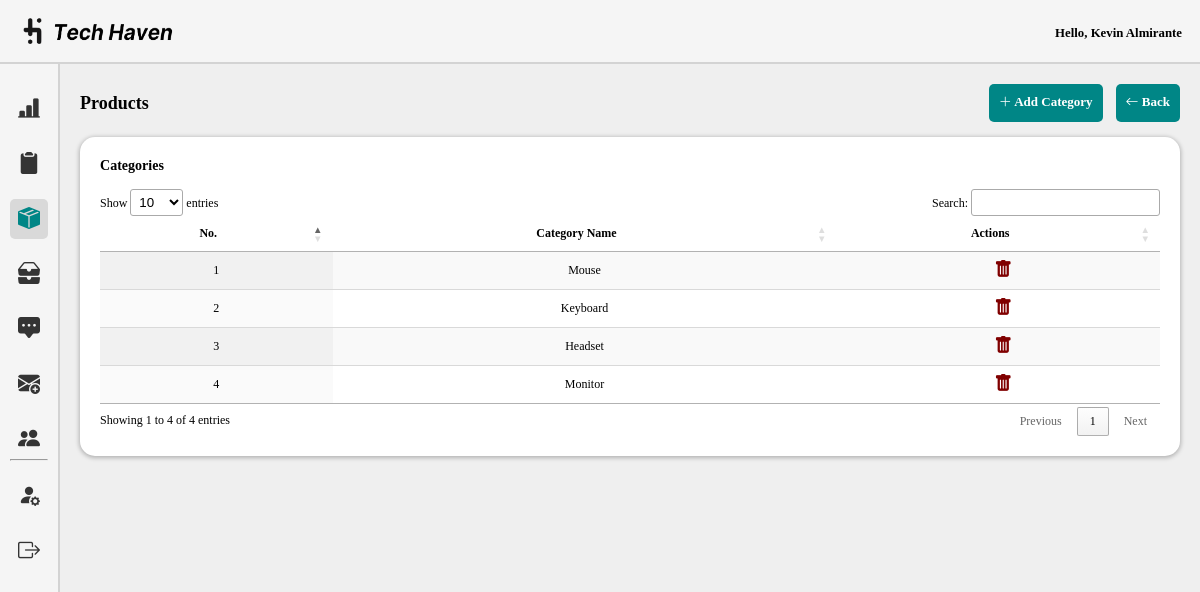
Screenshot of /admin/categories.php (signed in) with the database file from the repository.
### tables this page shows
CREATE TABLE `category` (
  `categoryID` int(50) NOT NULL,
  `name` varchar(250) NOT NULL,
  `date_created` timestamp NOT NULL DEFAULT current_timestamp(),
  `added_by` varchar(250) NOT NULL
);

### admin/categories.php (the view, shortened to what this page needs)
<!DOCTYPE html>
<html lang="en">
<head>
    <link rel="stylesheet" href="css/dashboard.css">
    <link rel="stylesheet" href="../assets/font/inter.css">
    <link rel="stylesheet" href="../node_modules/bootstrap-icons/font/bootstrap-icons.css">
    <link rel="stylesheet" type="text/css" href="https://cdn.datatables.net/1.10.25/css/jquery.dataTables.css">
</head>
<body>
    <header class="nav">
        <div class="nav-left">
            <img src="../assets/img/tech-haven-logo2.png" alt="Tech Haven Logo" id="logo">
        </div>
        <div class="nav-right">
        <p style="font-size: 0.8rem; font-style: normal; margin-top:5px;">
                Hello, <?php echo htmlspecialchars($_SESSION['name']); ?>
        </p>
        </div>
    </header>
    <section class="container">
        <div class="sidebar">
            <ul class="sidebar-list">
                <li class="sidebar-list-item">
                    <a href="dashboard.php" class="sidebar-link tooltip-trigger" data-tooltip="Dashboard">
                          <i class="bi bi-bar-chart-line-fill"></i>
                     </a>
                </li>
                <li class="sidebar-list-item">
                     <a href="orders.php" class="sidebar-link tooltip-trigger" data-tooltip="Orders">
                          <i class="bi bi-clipboard2-fill"></i>
                     </a>
                </li>
                <li class="sidebar-list-item">
                     <a href="products.php" class="sidebar-link tooltip-trigger active" data-tooltip="Products">
                          <i class="bi bi-box-seam-fill"></i>
                     </a>
                </li>
                <li class="sidebar-list-item">
                     <a href="inventory.php" class="sidebar-link tooltip-trigger" data-tooltip="Inventory">
                          <i class="bi bi-inboxes-fill"></i>
                    </a>
                </li>
                <li class="sidebar-list-item">
                     <a href="feedbacks.php" class="sidebar-link tooltip-trigger" data-tooltip="Feedbacks">
                         <i class="bi bi-chat-square-dots-fill"></i>
                     </a>
                </li>
                <li class="sidebar-list-item">
                     <a href="advertisement.php" class="sidebar-link tooltip-trigger" data-tooltip="Messages">
                         <i class="bi bi-envelope-plus-fill"></i>
                     </a>
                </li>
                <li class="sidebar-list-item">
                     <a href="users.php" class="sidebar-link tooltip-trigger" data-tooltip="Users">
                         <i class="bi bi-people-fill"></i>
                     </a>
                </li>
                <hr>
                <li class="sidebar-list-item">
                     <a href="profile.php" class="sidebar-link tooltip-trigger" data-tooltip="Edit Profile">
                         <i class="bi bi-person-fill-gear"></i>
                     </a>
                </li>
                <li class="sidebar-list-item">
                     <a href="logout.php" class="sidebar-link tooltip-trigger" data-tooltip="Logout">
                         <i class="bi bi-box-arrow-right"></i>
                     </a>
                </li>
              </ul>
          </div>
     <div class="dashboard-content">
    <div class="heading-container">
        <h1>Products</h1>
            <div class="heading-buttons">
                <a href="#" class="button-link" onclick="openNewCatWindow()"><i class="bi bi-plus-lg"></i> Add Category</a>
                <a href="products.php" class="button-link"><i class="bi bi-arrow-left"></i> Back</a>
            </div>
        </div><br>
        <div class = "wrapper-dashboard">
        <h3>Categories</h3><br>
       <table id="example" class="display" style="width:100%">
            <thead>
                <tr>
                    <th>No.</th>
                    <th>Category Name</th>
                    <th>Actions</th>
                </tr>
            </thead>
            <tbody>
                <?php
                $servername = "localhost";
                $username = "root";
                $password = "";
                $dbname = "th_db";
                $conn = new mysqli($servername, $username, $password, $dbname);
                $sql = "SELECT categoryID, name, date_created, added_by FROM category";
                $result = $conn->query($sql);
                if ($result->num_rows > 0) {
                    $counter = 1;
                    while($row = $result->fetch_assoc()) {
                        echo "<tr>";
                        echo "<td>" . $counter . "</td>";
                        echo "<td>" . $row["name"] . "</td>";
                        echo "<td>";
                        echo "<a href='#' class='bi bi-trash-fill delete-btn' data-id='" . $row["categoryID"] . "' title='Delete' style='margin-left: 10px;color:maroon;font-size:18px;'></a>";
                        echo "</td>";
                        echo "</tr>";
                        $counter++;
                    }
                } else {
                    echo "<tr><td colspan='3'>No results found</td></tr>";
                }
                ?>
            </tbody>
        </table>
        </div>
    </div>
    </section>
</body>
</html>

### admin/css/dashboard.css (style rules this page uses)
* { margin: 0; box-sizing: border-box; padding: 0; }
:root { --lightColor: #F5F5F5; --shadedColor: #E7E7E7; --darkModeNav: #292929; --darkBody: #5C5C5C; }
.nav { background: var(--lightColor); display: flex; justify-content: space-between; align-items: center; height: 4rem; font: italic 600 20px/normal 'Inter'; box-shadow: 0px 2px 2px 0px rgba(0, 0, 0, 0.25); border-bottom: 2px solid #D3D3D3; }
.nav img { width: 150px; margin-left: 15%; }
.nav-left, .nav-middle, .nav-right { display: flex; align-items: center; }
.nav-right { display: flex; justify-content: space-between; margin-right: 1.5%; }
.sidebar { margin-top:0; width: 60px; height: 917px; flex-shrink: 0; background: var(--lightColor); padding:10px; border-right: 2px solid #D3D3D3; }
.nav-right, .sidebar-link { display: flex; justify-content: center; align-items: center; }
.sidebar-link { height: 40px; width: 100%; display: flex; justify-content: center; align-items: center; text-decoration: none; color: #5C5C5C; border-radius: 5px; }
.sidebar-list-item { height: 100%; display: flex; justify-content: center; align-items: center; margin-top: 15px; }
.sidebar-list-item i { font-size:22px; color:#343434; }
.tooltip-trigger { position: relative; }
.sidebar-link.active .bi { color: #008686; }
.sidebar-link.active { background: #D9D9D9; }
.container { display: flex; }
.dashboard-content { padding: 20px; font: 12px/normal 'Inter'; background-color: #EFEFEF; }
.wrapper-dashboard { width: 100%; height: auto; flex-shrink: 0; padding:20px; border-radius: 15px; background: #FFF; box-shadow: 0px 1px 4px 1px rgba(0, 0, 0, 0.25); }

### admin/categories.php (style rules this page uses)
.dashboard-content { width: 100%; padding: 20px; }
#example { width: 100% !important; margin: auto; }
#example th, #example td, #example2 th, #example2 td { text-align: center; }
.button-link { width: auto; height: 38px; flex-shrink: 0; display: inline-block; font-size: 13px; text-align: center; text-decoration: none; color:white; padding:10px; margin-left:10px; font-weight:bold; border-radius:5px; background-color: #008686; }
.heading-container { display: flex; align-items: center; justify-content: space-between; }

### rows the page displays
category: name "Mouse"
category: name "Keyboard"
category: name "Headset"
category: name "Monitor"

### other values shown
$_SESSION['name'] "Kevin Almirante"
